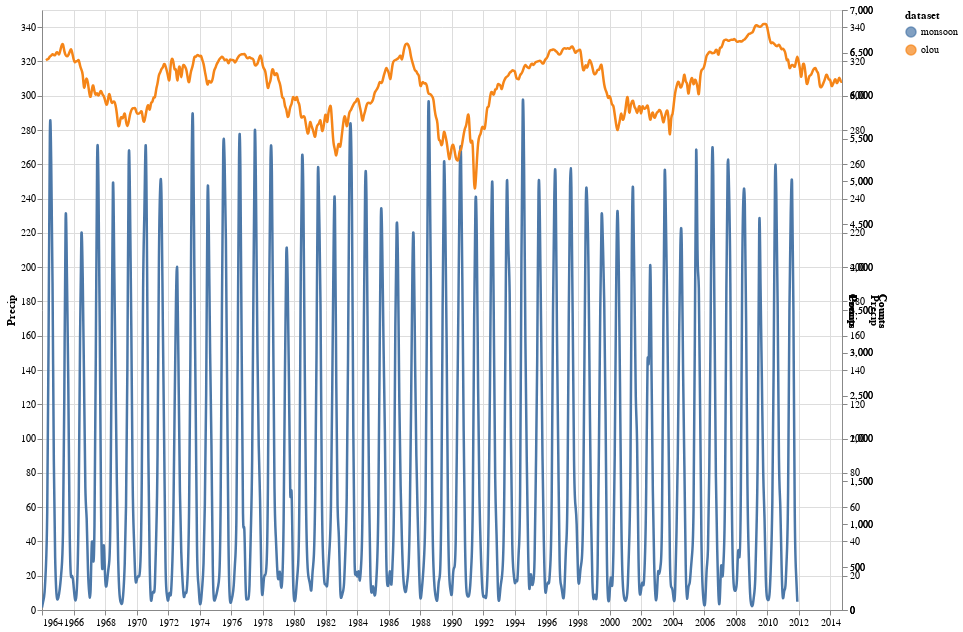

The notebook cell saved with this chart:
### Code cell
alt.layer(
    line_chart_monsoon, line_chart_olou, points_monsoon, points_olou,
    selectors_monsoon, selectors_olou, rules, text_monsoon, text_olou
).properties(
    width=800, height=600
).resolve_scale(x='shared', y='independent')

### Figure 1 — Vega-Lite specification as saved in the notebook (floating-point values rounded to 4 significant figures; data arrays with more than 128 entries replaced by an {"elided": "..."} marker saying what was removed)
{"$schema": "https://vega.github.io/schema/vega-lite/v5.16.3.json", "config": {"view": {"continuousHeight": 300, "continuousWidth": 300}}, "datasets": {"data-0b9b462aa5738c088fe22609070fd7f9": {"elided": "1183 records"}, "data-6cbc7f1db88b996cebdd1a63a7beb8b3": {"elided": "607 records"}, "data-987c072b4754d232da1ea777ba52219f": {"elided": "576 records"}}, "height": 600, "layer": [{"data": {"name": "data-987c072b4754d232da1ea777ba52219f"}, "encoding": {"color": {"field": "dataset", "legend": {"symbolType": "circle"}, "type": "nominal"}, "x": {"field": "Date", "title": "", "type": "temporal"}, "y": {"field": "Precip", "type": "quantitative"}}, "mark": {"interpolate": "basis", "strokeWidth": 2.5, "type": "line"}, "name": "view_352"}, {"data": {"name": "data-6cbc7f1db88b996cebdd1a63a7beb8b3"}, "encoding": {"color": {"field": "dataset", "legend": {"symbolType": "circle"}, "type": "nominal"}, "x": {"field": "Date", "title": "", "type": "temporal"}, "y": {"field": "Counts", "type": "quantitative"}}, "mark": {"interpolate": "basis", "strokeWidth": 2.5, "type": "line"}}, {"data": {"name": "data-987c072b4754d232da1ea777ba52219f"}, "encoding": {"color": {"field": "dataset", "legend": {"symbolType": "circle"}, "type": "nominal"}, "x": {"field": "Date", "type": "temporal"}, "y": {"field": "Precip", "type": "quantitative"}}, "mark": {"size": 90, "strokeWidth": 1, "type": "point"}, "transform": [{"filter": {"empty": false, "param": "param_233"}}]}, {"data": {"name": "data-6cbc7f1db88b996cebdd1a63a7beb8b3"}, "encoding": {"color": {"field": "dataset", "legend": {"symbolType": "circle"}, "type": "nominal"}, "x": {"field": "Date", "type": "temporal"}, "y": {"field": "Counts", "type": "quantitative"}}, "mark": {"size": 90, "strokeWidth": 1, "type": "point"}, "transform": [{"filter": {"empty": false, "param": "param_233"}}]}, {"data": {"name": "data-987c072b4754d232da1ea777ba52219f"}, "encoding": {"opacity": {"value": 0}, "x": {"field": "Date", "type": "temporal"}, "y": {"field": "Precip", "type": "quantitative"}}, "mark": {"type": "point"}, "name": "view_353"}, {"data": {"name": "data-6cbc7f1db88b996cebdd1a63a7beb8b3"}, "encoding": {"opacity": {"value": 0}, "x": {"field": "Date", "type": "temporal"}, "y": {"field": "Counts", "type": "quantitative"}}, "mark": {"type": "point"}}, {"data": {"name": "data-0b9b462aa5738c088fe22609070fd7f9"}, "encoding": {"strokeWidth": {"value": 4}, "x": {"field": "Date", "type": "temporal"}}, "mark": {"color": "lightgray", "opacity": 0.4, "type": "rule"}, "transform": [{"filter": {"empty": false, "param": "param_233"}}]}, {"data": {"name": "data-987c072b4754d232da1ea777ba52219f"}, "encoding": {"color": {"field": "dataset", "legend": {"symbolType": "circle"}, "type": "nominal"}, "text": {"field": "Precip", "format": ".2f", "type": "quantitative"}, "x": {"field": "Date", "type": "temporal"}, "y": {"field": "Precip", "type": "quantitative"}}, "mark": {"align": "left", "dx": 7, "fontSize": 14, "type": "text"}, "transform": [{"filter": {"empty": false, "param": "param_233"}}]}, {"data": {"name": "data-6cbc7f1db88b996cebdd1a63a7beb8b3"}, "encoding": {"color": {"field": "dataset", "legend": {"symbolType": "circle"}, "type": "nominal"}, "text": {"field": "Counts", "format": ".2f", "type": "quantitative"}, "x": {"field": "Date", "type": "temporal"}, "y": {"field": "Counts", "type": "quantitative"}}, "mark": {"align": "left", "dx": 7, "fontSize": 14, "type": "text"}, "transform": [{"filter": {"empty": false, "param": "param_233"}}]}], "params": [{"bind": "scales", "name": "param_232", "select": {"encodings": ["x"], "type": "interval"}, "views": ["view_352"]}, {"name": "param_233", "select": {"fields": ["Date"], "nearest": true, "on": "mouseover", "type": "point"}, "views": ["view_353"]}], "resolve": {"scale": {"x": "shared", "y": "independent"}}, "width": 800}
